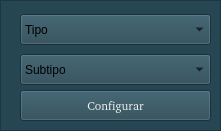
     <widget class="QFrame" name="frame_6">
      <property name="geometry">
       <rect>
        <x>250</x>
        <y>60</y>
        <width>221</width>
        <height>131</height>
       </rect>
      </property>
      <property name="palette">
       <palette>
        <active>
         <colorrole role="WindowText">
          <brush brushstyle="SolidPattern">
           <color alpha="255">
            <red>243</red>
            <green>219</green>
            <blue>214</blue>
           </color>
          </brush>
         </colorrole>
         <colorrole role="Button">
          <brush brushstyle="SolidPattern">
           <color alpha="255">
            <red>38</red>
            <green>70</green>
            <blue>83</blue>
           </color>
          </brush>
         </colorrole>
         <colorrole role="Base">
          <brush brushstyle="SolidPattern">
           <color alpha="255">
            <red>38</red>
            <green>70</green>
            <blue>83</blue>
           </color>
          </brush>
         </colorrole>
         <colorrole role="Window">
          <brush brushstyle="SolidPattern">
           <color alpha="255">
            <red>38</red>
            <green>70</green>
            <blue>83</blue>
           </color>
          </brush>
         </colorrole>
        </active>
        <inactive>
         <colorrole role="WindowText">
          <brush brushstyle="SolidPattern">
           <color alpha="255">
            <red>243</red>
            <green>219</green>
            <blue>214</blue>
           </color>
          </brush>
         </colorrole>
         <colorrole role="Button">
          <brush brushstyle="SolidPattern">
           <color alpha="255">
            <red>38</red>
            <green>70</green>
            <blue>83</blue>
           </color>
          </brush>
         </colorrole>
         <colorrole role="Base">
          <brush brushstyle="SolidPattern">
           <color alpha="255">
            <red>38</red>
            <green>70</green>
            <blue>83</blue>
           </color>
          </brush>
         </colorrole>
         <colorrole role="Window">
          <brush brushstyle="SolidPattern">
           <color alpha="255">
            <red>38</red>
            <green>70</green>
            <blue>83</blue>
           </color>
          </brush>
         </colorrole>
        </inactive>
        <disabled>
         <colorrole role="WindowText">
          <brush brushstyle="SolidPattern">
           <color alpha="255">
            <red>190</red>
            <green>190</green>
            <blue>190</blue>
           </color>
          </brush>
         </colorrole>
         <colorrole role="Button">
          <brush brushstyle="SolidPattern">
           <color alpha="255">
            <red>38</red>
            <green>70</green>
            <blue>83</blue>
           </color>
          </brush>
         </colorrole>
         <colorrole role="Base">
          <brush brushstyle="SolidPattern">
           <color alpha="255">
            <red>38</red>
            <green>70</green>
            <blue>83</blue>
           </color>
          </brush>
         </colorrole>
         <colorrole role="Window">
          <brush brushstyle="SolidPattern">
           <color alpha="255">
            <red>38</red>
            <green>70</green>
            <blue>83</blue>
           </color>
          </brush>
         </colorrole>
        </disabled>
       </palette>
      </property>
      <property name="frameShape">
       <enum>QFrame::StyledPanel</enum>
      </property>
      <property name="frameShadow">
       <enum>QFrame::Raised</enum>
      </property>
      <widget class="QPushButton" name="begin_button_5">
       <property name="geometry">
        <rect>
         <x>20</x>
         <y>90</y>
         <width>191</width>
         <height>31</height>
        </rect>
       </property>
       <property name="palette">
        <palette>
         <active>
          <colorrole role="Button">
           <brush brushstyle="SolidPattern">
            <color alpha="255">
             <red>38</red>
             <green>70</green>
             <blue>83</blue>
            </color>
           </brush>
          </colorrole>
          <colorrole role="Text">
           <brush brushstyle="SolidPattern">
            <color alpha="255">
             <red>238</red>
             <green>238</green>
             <blue>236</blue>
            </color>
           </brush>
          </colorrole>
          <colorrole role="ButtonText">
           <brush brushstyle="SolidPattern">
            <color alpha="255">
             <red>238</red>
             <green>238</green>
             <blue>236</blue>
            </color>
           </brush>
          </colorrole>
          <colorrole role="Base">
           <brush brushstyle="SolidPattern">
            <color alpha="255">
             <red>38</red>
             <green>70</green>
             <blue>83</blue>
            </color>
           </brush>
          </colorrole>
          <colorrole role="Window">
           <brush brushstyle="SolidPattern">
            <color alpha="255">
             <red>38</red>
             <green>70</green>
             <blue>83</blue>
            </color>
           </brush>
          </colorrole>
         </active>
         <inactive>
          <colorrole role="Button">
           <brush brushstyle="SolidPattern">
            <color alpha="255">
             <red>38</red>
             <green>70</green>
             <blue>83</blue>
            </color>
           </brush>
          </colorrole>
          <colorrole role="Text">
           <brush brushstyle="SolidPattern">
            <color alpha="255">
             <red>238</red>
             <green>238</green>
             <blue>236</blue>
            </color>
           </brush>
          </colorrole>
          <colorrole role="ButtonText">
           <brush brushstyle="SolidPattern">
            <color alpha="255">
             <red>238</red>
             <green>238</green>
             <blue>236</blue>
            </color>
           </brush>
          </colorrole>
          <colorrole role="Base">
           <brush brushstyle="SolidPattern">
            <color alpha="255">
             <red>38</red>
             <green>70</green>
             <blue>83</blue>
            </color>
           </brush>
          </colorrole>
          <colorrole role="Window">
           <brush brushstyle="SolidPattern">
            <color alpha="255">
             <red>38</red>
             <green>70</green>
             <blue>83</blue>
            </color>
           </brush>
          </colorrole>
         </inactive>
         <disabled>
          <colorrole role="Button">
           <brush brushstyle="SolidPattern">
            <color alpha="255">
             <red>38</red>
             <green>70</green>
             <blue>83</blue>
            </color>
           </brush>
          </colorrole>
          <colorrole role="Text">
           <brush brushstyle="SolidPattern">
            <color alpha="255">
             <red>190</red>
             <green>190</green>
             <blue>190</blue>
            </color>
           </brush>
          </colorrole>
          <colorrole role="ButtonText">
           <brush brushstyle="SolidPattern">
            <color alpha="255">
             <red>190</red>
             <green>190</green>
             <blue>190</blue>
            </color>
           </brush>
          </colorrole>
          <colorrole role="Base">
           <brush brushstyle="SolidPattern">
            <color alpha="255">
             <red>38</red>
             <green>70</green>
             <blue>83</blue>
            </color>
           </brush>
          </colorrole>
          <colorrole role="Window">
           <brush brushstyle="SolidPattern">
            <color alpha="255">
             <red>38</red>
             <green>70</green>
             <blue>83</blue>
            </color>
           </brush>
          </colorrole>
         </disabled>
        </palette>
       </property>
       <property name="font">
        <font>
         <family>Bitstream Charter</family>
         <weight>50</weight>
         <italic>false</italic>
         <bold>false</bold>
         <strikeout>false</strikeout>
        </font>
       </property>
       <property name="text">
        <string>Configurar</string>
       </property>
      </widget>
      <widget class="QComboBox" name="comboBox">
       <property name="geometry">
        <rect>
         <x>20</x>
         <y>14</y>
         <width>191</width>
         <height>31</height>
        </rect>
       </property>
       <item>
        <property name="text">
         <string>Tipo</string>
        </property>
       </item>
      </widget>
      <widget class="QComboBox" name="comboBox_2">
       <property name="geometry">
        <rect>
         <x>20</x>
         <y>54</y>
         <width>191</width>
         <height>31</height>
        </rect>
       </property>
       <item>
        <property name="text">
         <string>Subtipo</string>
        </property>
       </item>
      </widget>
     </widget>
